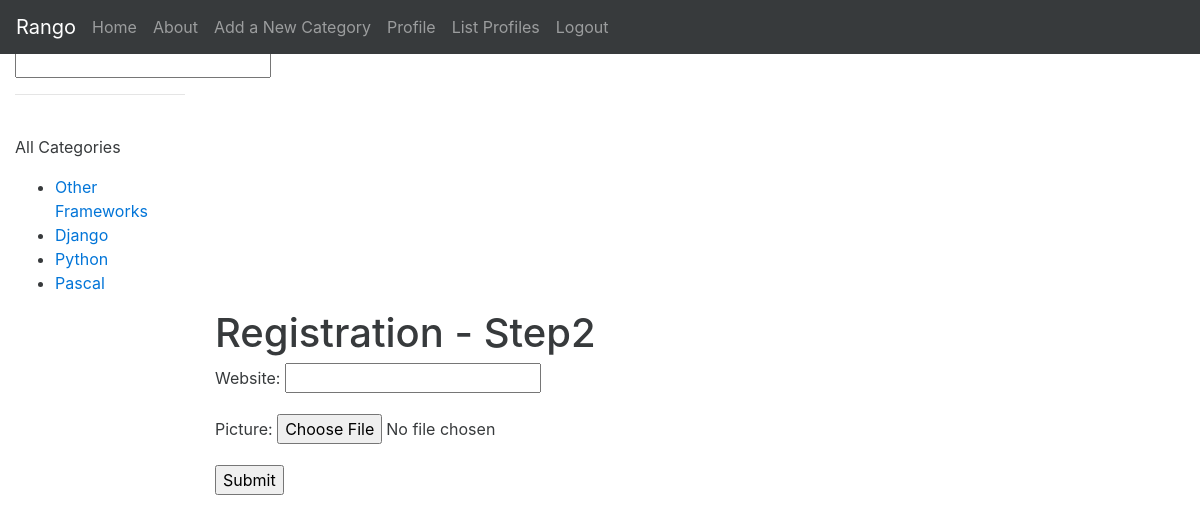
The app's page /rango/register_profile/ (signed in), older data.
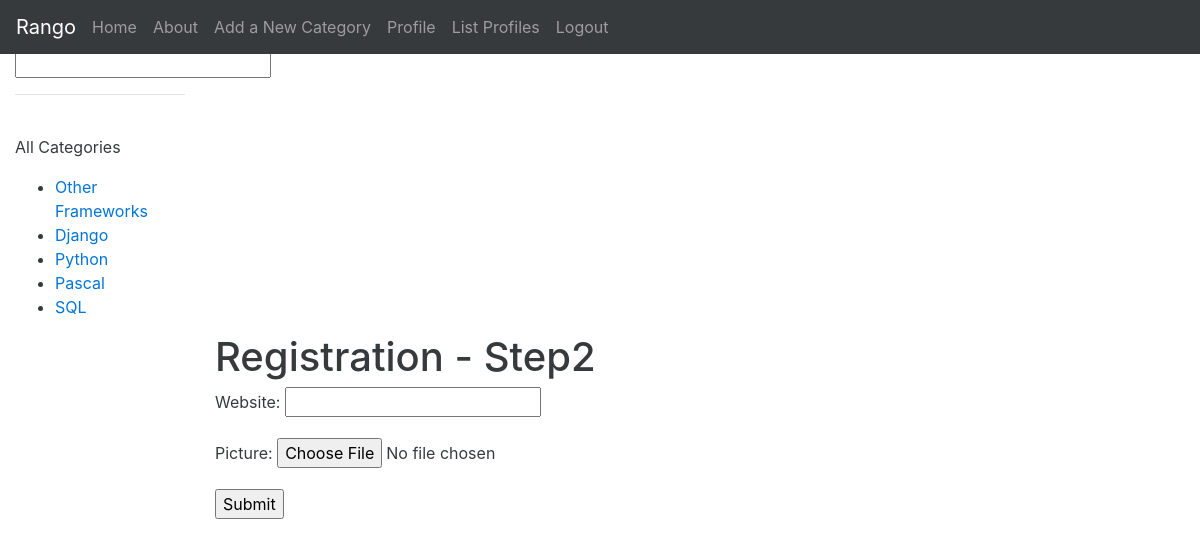
The same page, newer data.
### rango/models.py (models this page shows, shortened)
class Category(models.Model):
    name = models.CharField(max_length=128, unique=True)
    views = models.IntegerField(default=0)
    likes = models.IntegerField(default=0)
    slug = models.SlugField(unique=True)
    class Meta:
        verbose_name_plural = 'Categories'

### rango/views.py (the view, shortened to what this page needs)
@login_required
def register_profile(request):
    form = UserProfileForm()
    context_dict = {'form': form}
    return render(request, 'rango/profile_registration.html', context_dict)

### rango/forms.py
class UserProfileForm(forms.ModelForm):
    website = forms.URLField(required=True)
    picture = forms.ImageField(required=False)
    class Meta:
        model = UserProfile
        exclude = ('user', )

### rango/templatetags/rango_template_tags.py (called while the page is built)
@register.inclusion_tag('rango/cats.html')
def get_category_list(cat=None):
    return{'cats': Category.objects.all(), 'act_cat': cat}

### templates/rango/profile_registration.html (shortened to what this page needs)
{% extends "rango/base_bootstrap.html" %}
{% block body_block %}
    <h1>Registration - Step2</h1>
    <form method="post" action="." enctype="multipart/form-data">
    {{ form.as_p }}
    <input type="submit" value="Submit" />
    </form>
{% endblock body_block %}

### templates/rango/cats.html (shortened to what this page needs)
<ul>
    {% if cats %}
        {% for c in cats %}
            {% if c == act_cat %}
                <li><strong><a href="{% url 'rango:show_category' c.slug %}">{{ c.name }}</a></strong></li>
            {% else %}
            <li><a href="{% url 'rango:show_category' c.slug %}">{{ c.name }}</a></li>
            {% endif %}
        {% endfor %}
    {% endif %}
</ul>

Row changes from the older to the newer data that the page shows:
added Category: name "SQL"
